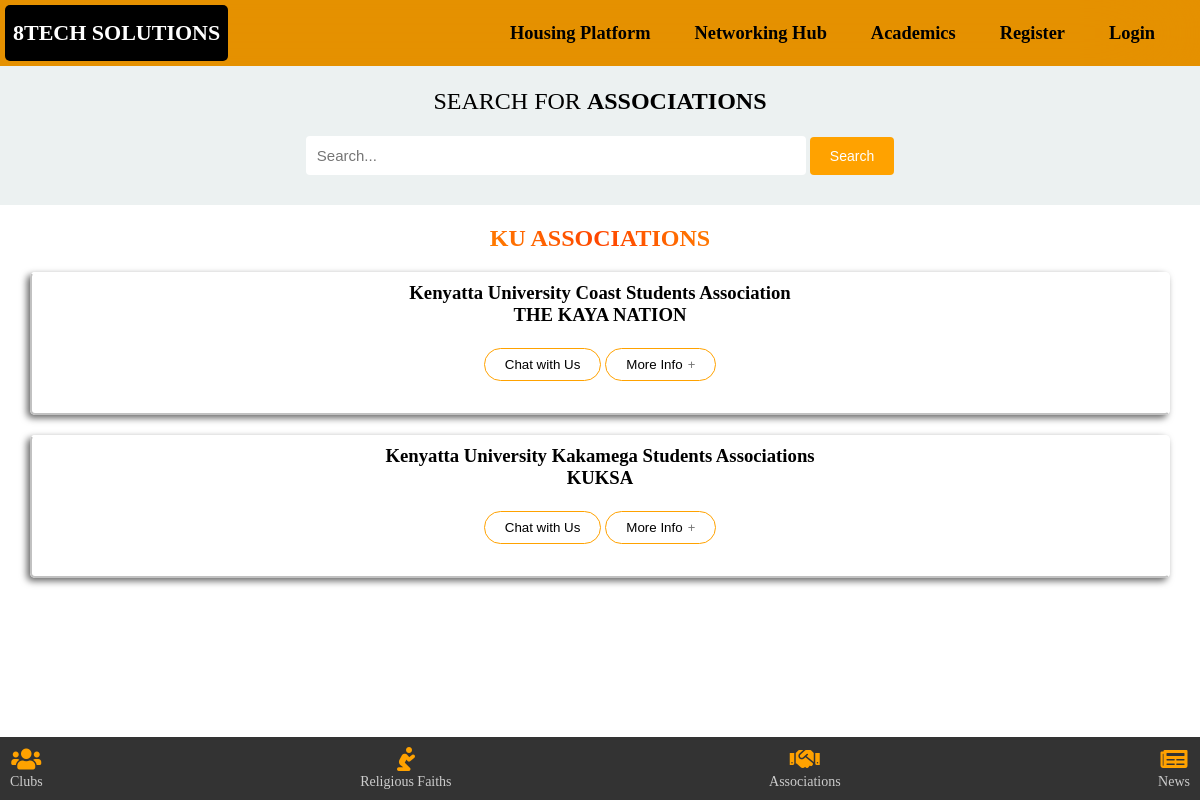
The app's page /association with its own data.
### association/models.py (models this page shows, shortened)
class Association(models.Model):
    association_name = models.CharField(max_length=200)
    short_form = models.CharField(max_length=100, null=True, blank=True)
    description = models.TextField(null=True, blank=True)
    phone = models.CharField(max_length=9, default='113631232')
    officials_name = models.CharField(max_length=100, default='8Tech')
    link = models.URLField(max_length=1000, blank=True, null=True)
    linkname = models.CharField(max_length=100, default='Link')

### association/views.py (the view)
# urls.py: path('association', views.association, name='association')
def association(request):
    if 'q' in request.GET:
        q = request.GET['q']
        multiple_q = Q(Q(association_name__icontains=q) | Q(short_form__icontains=q))
        associates = Association.objects.filter(multiple_q)
    else:
        associates = Association.objects.all()
    context = {'associates': associates}
    return render(request, 'association/association.html', context)

### association/templates/association/association.html (shortened to what this page needs)
{% extends "main.html" %}
{% load static %}
{% block content %}
<div class="club-search">
  <h1>SEARCH FOR <span>ASSOCIATIONS</span></h1>
  <form>
  <div class="search-container">
      <input type="text" name="q" class="search-box" placeholder="Search...">
      <button class="search-btn">Search</button>
  </div>
</form>
</div>
<div class="club">
  <h2>KU ASSOCIATIONS</h2>
{% for assoc in associates %}
  <div class="club1">
      <h3>{{assoc.association_name}}</h3>
      <h3>{{assoc.short_form}}</h3>
      <div class="school">
        <button><a href="https://wa.me/+254{{assoc.phone}}?text=Hey+{{assoc.officials_name}},+It's+{{user.username}}+here.%0AI'm+interested+in+joining+{{assoc.short_form}}.">Chat with Us</a></button>
        <button class="accordion"><a>More Info</a></button>
    </div>
  </div>
{% endfor %}
</div>
{% endblock content %}

### static/styles/main.css (style rules this page uses)
* { margin: 0; padding: 0; box-sizing: border-box; text-decoration: none; }
.search-container { text-align: center; }
.search-box { margin-top: 6rem; margin-bottom: 30px; padding: 11px 15px; width: 50%; max-width: 500px; border: none; border-radius: 4px; font-size: 15px; }
.search-btn { padding: 11px 20px; background-color: #ffa200; color: #fff; border: none; border-radius: 4px; cursor: pointer; font-size: 14px; }
.club1 { text-align: center; width: 95%; padding: 8px 8px 20px 8px; margin: 20px auto; border-radius: 5px; border-top: 2px solid #fff; border-right: 2px solid #fff; border-bottom: 2px solid #c1c1c1; border-left: 2px solid #c1c1c1; box-shadow: -3px 3px 7px rgba(0, 0, 0, .6), inset -100px 0px 100px rgba(255, 255, 255, .5); }

### records on screen
Association: association_name "Kenyatta University Coast Students Association", short_form "THE KAYA NATION"
Association: association_name "Kenyatta University Kakamega Students Associations", short_form "KUKSA"
